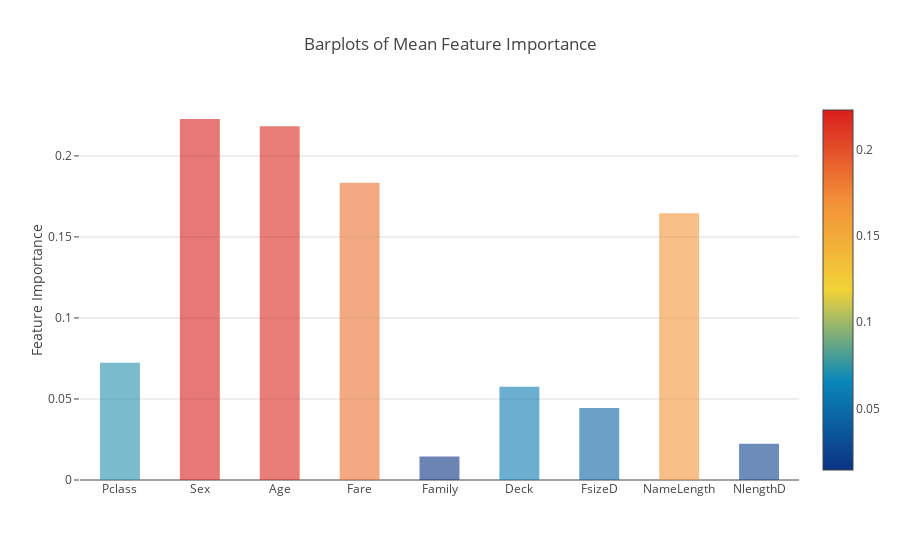

Here is the notebook cell this chart was saved with:
### Markdown cell above
## Plotly Barplot of Average Feature Importances

Having obtained the mean feature importance across all our classifiers, we can plot them into a Plotly bar plot as follows:

### Code cell
y = feature_dataframe['mean'].values
x = feature_dataframe['features'].values
data = [go.Bar(
            x= x,
             y= y,
            width = 0.5,
            marker=dict(
               color = feature_dataframe['mean'].values,
            colorscale='Portland',
            showscale=True,
            reversescale = False
            ),
            opacity=0.6
        )]

layout= go.Layout(
    autosize= True,
    title= 'Barplots of Mean Feature Importance',
    hovermode= 'closest',
#     xaxis= dict(
#         title= 'Pop',
#         ticklen= 5,
#         zeroline= False,
#         gridwidth= 2,
#     ),
    yaxis=dict(
        title= 'Feature Importance',
        ticklen= 5,
        gridwidth= 2
    ),
    showlegend= False
)
fig = go.Figure(data=data, layout=layout)
py.iplot(fig, filename='bar-direct-labels')

### Figure 1 — Plotly figure (JSON) as saved in the notebook; plotly's stock layout.template omitted (floating-point values rounded to 4 significant figures)
{"data": [{"marker": {"color": [0.07236, 0.2228, 0.2183, 0.1834, 0.01443, 0.05753, 0.04439, 0.1645, 0.02229], "colorscale": "Portland", "reversescale": false, "showscale": true}, "opacity": 0.6, "type": "bar", "width": 0.5, "x": ["Pclass", "Sex", "Age", "Fare", "Family", "Deck", "FsizeD", "NameLength", "NlengthD"], "y": [0.07236, 0.2228, 0.2183, 0.1834, 0.01443, 0.05753, 0.04439, 0.1645, 0.02229]}], "layout": {"autosize": true, "hovermode": "closest", "showlegend": false, "title": "Barplots of Mean Feature Importance", "yaxis": {"gridwidth": 2, "ticklen": 5, "title": "Feature Importance"}}}
